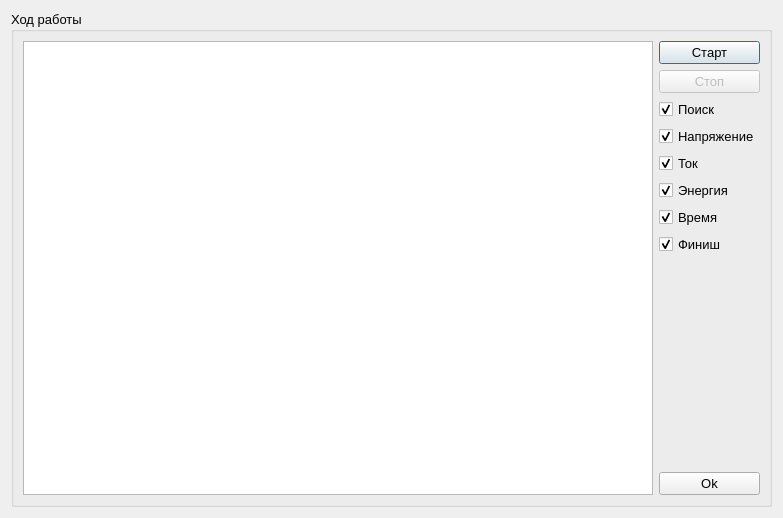
<?xml version="1.0" encoding="UTF-8"?>
<ui version="4.0">
 <class>autocal_edit</class>
 <widget class="QDialog" name="autocal_edit">
  <property name="geometry">
   <rect>
    <x>0</x>
    <y>0</y>
    <width>783</width>
    <height>518</height>
   </rect>
  </property>
  <property name="font">
   <font>
    <pointsize>10</pointsize>
   </font>
  </property>
  <property name="windowTitle">
   <string>Автоматическая калибровка</string>
  </property>
  <layout class="QGridLayout" name="gridLayout">
   <item row="0" column="0" rowspan="2" colspan="2">
    <widget class="QGroupBox" name="horizontalGroupBox">
     <property name="sizePolicy">
      <sizepolicy hsizetype="Preferred" vsizetype="Preferred">
       <horstretch>0</horstretch>
       <verstretch>0</verstretch>
      </sizepolicy>
     </property>
     <property name="title">
      <string>Ход работы</string>
     </property>
     <layout class="QHBoxLayout" name="horizontalLayout_2">
      <item>
       <widget class="QTextBrowser" name="textBrowser"/>
      </item>
      <item>
       <layout class="QVBoxLayout" name="verticalLayout_2">
        <item>
         <widget class="QPushButton" name="pushButton_2">
          <property name="text">
           <string>Старт</string>
          </property>
         </widget>
        </item>
        <item>
         <widget class="QPushButton" name="pushButton_3">
          <property name="enabled">
           <bool>false</bool>
          </property>
          <property name="text">
           <string>Стоп</string>
          </property>
         </widget>
        </item>
        <item>
         <widget class="QCheckBox" name="checkBox">
          <property name="text">
           <string>Поиск</string>
          </property>
          <property name="checked">
           <bool>true</bool>
          </property>
         </widget>
        </item>
        <item>
         <widget class="QCheckBox" name="checkBox_2">
          <property name="text">
           <string>Напряжение</string>
          </property>
          <property name="checked">
           <bool>true</bool>
          </property>
         </widget>
        </item>
        <item>
         <widget class="QCheckBox" name="checkBox_3">
          <property name="text">
           <string>Ток</string>
          </property>
          <property name="checked">
           <bool>true</bool>
          </property>
         </widget>
        </item>
        <item>
         <widget class="QCheckBox" name="checkBox_4">
          <property name="text">
           <string>Энергия</string>
          </property>
          <property name="checked">
           <bool>true</bool>
          </property>
         </widget>
        </item>
        <item>
         <widget class="QCheckBox" name="checkBox_5">
          <property name="text">
           <string>Время</string>
          </property>
          <property name="checked">
           <bool>true</bool>
          </property>
         </widget>
        </item>
        <item>
         <widget class="QCheckBox" name="checkBox_6">
          <property name="text">
           <string>Финиш</string>
          </property>
          <property name="checked">
           <bool>true</bool>
          </property>
         </widget>
        </item>
        <item>
         <spacer name="verticalSpacer_2">
          <property name="orientation">
           <enum>Qt::Vertical</enum>
          </property>
          <property name="sizeHint" stdset="0">
           <size>
            <width>20</width>
            <height>40</height>
           </size>
          </property>
         </spacer>
        </item>
        <item>
         <widget class="QPushButton" name="pushButton">
          <property name="text">
           <string>Ok</string>
          </property>
         </widget>
        </item>
       </layout>
      </item>
     </layout>
    </widget>
   </item>
  </layout>
 </widget>
 <resources/>
 <connections>
  <connection>
   <sender>pushButton</sender>
   <signal>clicked()</signal>
   <receiver>autocal_edit</receiver>
   <slot>close()</slot>
   <hints>
    <hint type="sourcelabel">
     <x>712</x>
     <y>478</y>
    </hint>
    <hint type="destinationlabel">
     <x>391</x>
     <y>258</y>
    </hint>
   </hints>
  </connection>
 </connections>
</ui>
